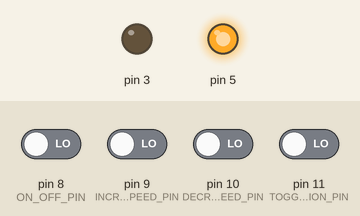
Simulated run of this sketch. Board: Arduino Uno, built with avr-gcc and run on an emulated ATmega328P. Parts: output pins drawn as LEDs (lit = HIGH). Inputs (shaded band) come from the test bench; at power-on: pin 8 (ON_OFF_PIN), pin 9 (INCREASE_SPEED_PIN), pin 10 (DECREASE_SPEED_PIN), pin 11 (TOGGLE_DIRECTION_PIN) LOW.

Above: at 1.2 s.
1.3 s: pin 8 (ON_OFF_PIN) driven HIGH
At 2.7 s:
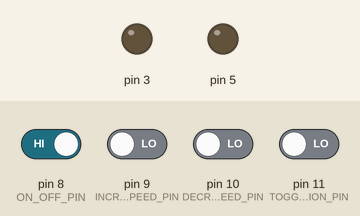
Timing chart, 0 to 4.3 s (numbered marks = the images above; inputs shaded):
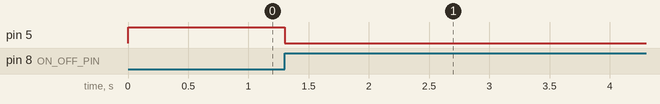

The sketch:

DC_Motor.ino
```cpp
#define ON_OFF_PIN 8
#define INCREASE_SPEED_PIN 9
#define DECREASE_SPEED_PIN 10
#define TOGGLE_DIRECTION_PIN 11

int pwm = 255;
int last_pwm = 255;
int on_off_val = 0;
int inc_val = 0;
int dec_val = 0;
int tog_val = 0;

bool is_on_swtch_read = false;
bool is_inc_swtch_read = false;
bool is_dec_swtch_read = false;
bool is_tog_swtch_read = false;
bool motor_dir = false;

void setup() {
  pinMode(ON_OFF_PIN, INPUT);
  pinMode(INCREASE_SPEED_PIN, INPUT);
  pinMode(DECREASE_SPEED_PIN, INPUT);
  pinMode(TOGGLE_DIRECTION_PIN, INPUT);

  pinMode(5, OUTPUT);
  pinMode(3, OUTPUT);
}

void loop() {
  //buttons
  on_off_swtch_program();
  inc_swtch_program();
  dec_swtch_program();
  tog_swtch_program();

  //actuate motor
  analogWrite(3, (motor_dir)?pwm:0);
  analogWrite(5, (motor_dir)?0:pwm);
}

void tog_swtch_program() {
  tog_val = digitalRead(TOGGLE_DIRECTION_PIN);
  if (tog_val == HIGH) {
    motor_dir = (is_tog_swtch_read)? motor_dir : !motor_dir;
    is_tog_swtch_read = true;
  }
  else {
    is_tog_swtch_read = false;
  }
}

void on_off_swtch_program() {
  on_off_val = digitalRead(ON_OFF_PIN);
  if (on_off_val == HIGH) {
    last_pwm = (!is_on_swtch_read)? last_pwm :(pwm != 0)? pwm : last_pwm;
    pwm = (is_on_swtch_read)? pwm :(pwm == 0) ? last_pwm : 0;
    is_on_swtch_read = true;
  }
  else {
    is_on_swtch_read = false;
  }
}


void dec_swtch_program() {
  dec_val = digitalRead(DECREASE_SPEED_PIN);
  if (dec_val == HIGH) {
    last_pwm = (is_dec_swtch_read)? last_pwm :(last_pwm - 10 < 0)? 0 : last_pwm - 10;
    pwm = (is_dec_swtch_read || pwm == 0)? pwm :(pwm - 10 < 0)? 0 : pwm - 10;
    is_dec_swtch_read = true;
  }
  else {
    is_dec_swtch_read = false;
  }
}
void inc_swtch_program() {
  inc_val = digitalRead(INCREASE_SPEED_PIN);
  if (inc_val == HIGH) {
    last_pwm = (is_inc_swtch_read)? last_pwm :(last_pwm + 10 > 255)? 255 : last_pwm + 10;
    pwm = (is_inc_swtch_read || pwm == 0)? pwm :(pwm + 10 > 255)? 255 : pwm + 10;
    is_inc_swtch_read = true;
  }
  else {
    is_inc_swtch_read = false;
  }
}
```

Measured:
- after the input at 1.3 s, pin 5: HIGH → LOW at once
